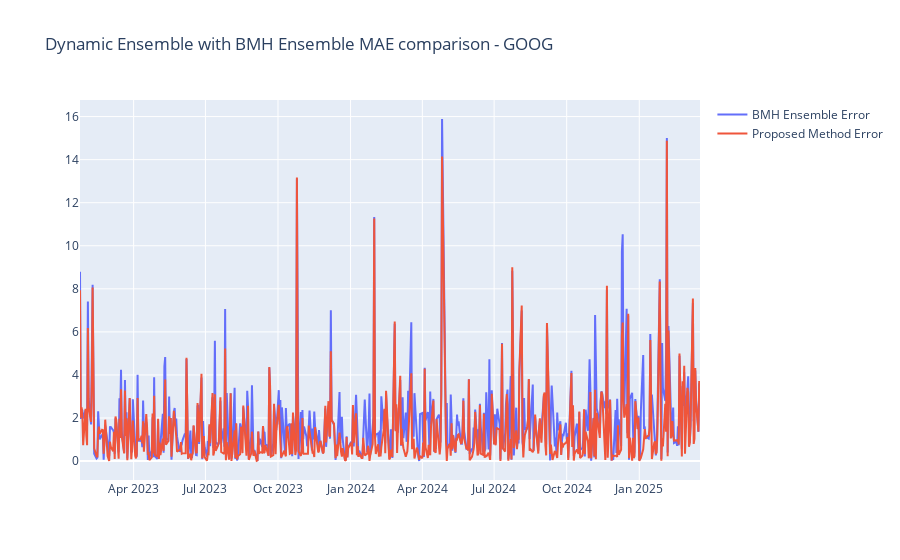

Notebook cell for this chart:
### Code cell
fig = go.Figure()
fig.update_layout(title="Dynamic Ensemble with BMH Ensemble MAE comparison - GOOG")
fig.add_trace(go.Scatter(x=df_test['ds'], y = bmh_errors, mode='lines', name='BMH Ensemble Error'))
fig.add_trace(go.Scatter(x=df_test['ds'], y=de_error, mode='lines', name='Proposed Method Error'))
fig.show()

### Figure 1 — Plotly figure (JSON) as saved in the notebook; plotly's stock layout.template omitted (floating-point values rounded to 4 significant figures; data arrays with more than 128 entries replaced by an {"elided": "..."} marker saying what was removed)
{"data": [{"mode": "lines", "name": "BMH Ensemble Error", "type": "scatter", "uid": "1b49a554-db1b-4178-a09f-8b1f0771cbf2", "x": {"elided": "563 str values"}, "y": {"elided": "563 float values"}}, {"mode": "lines", "name": "Proposed Method Error", "type": "scatter", "uid": "ed8d279e-01f6-4724-825a-8240b87ae969", "x": {"elided": "563 str values"}, "y": {"elided": "563 float values"}}], "layout": {"title": {"text": "Dynamic Ensemble with BMH Ensemble MAE comparison - GOOG"}}}
